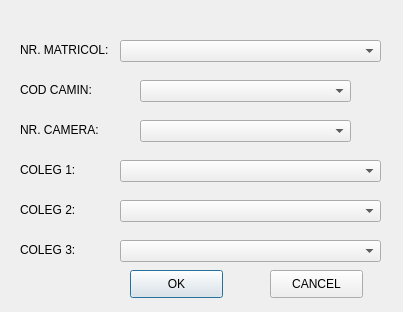
<?xml version="1.0" encoding="UTF-8"?>
<ui version="4.0">
 <class>optiuniInsert</class>
 <widget class="QDialog" name="optiuniInsert">
  <property name="geometry">
   <rect>
    <x>0</x>
    <y>0</y>
    <width>403</width>
    <height>312</height>
   </rect>
  </property>
  <property name="minimumSize">
   <size>
    <width>403</width>
    <height>312</height>
   </size>
  </property>
  <property name="maximumSize">
   <size>
    <width>403</width>
    <height>312</height>
   </size>
  </property>
  <property name="windowTitle">
   <string>Insert Optiuni</string>
  </property>
  <widget class="QComboBox" name="nrMatricolBox">
   <property name="geometry">
    <rect>
     <x>120</x>
     <y>40</y>
     <width>261</width>
     <height>22</height>
    </rect>
   </property>
  </widget>
  <widget class="QLabel" name="label_2">
   <property name="geometry">
    <rect>
     <x>20</x>
     <y>40</y>
     <width>101</width>
     <height>20</height>
    </rect>
   </property>
   <property name="text">
    <string>NR. MATRICOL:</string>
   </property>
  </widget>
  <widget class="QComboBox" name="codCaminBox">
   <property name="geometry">
    <rect>
     <x>140</x>
     <y>80</y>
     <width>211</width>
     <height>22</height>
    </rect>
   </property>
  </widget>
  <widget class="QLabel" name="label_3">
   <property name="geometry">
    <rect>
     <x>20</x>
     <y>80</y>
     <width>101</width>
     <height>20</height>
    </rect>
   </property>
   <property name="text">
    <string>COD CAMIN:</string>
   </property>
  </widget>
  <widget class="QComboBox" name="nrCameraBox">
   <property name="geometry">
    <rect>
     <x>140</x>
     <y>120</y>
     <width>211</width>
     <height>22</height>
    </rect>
   </property>
  </widget>
  <widget class="QLabel" name="label_4">
   <property name="geometry">
    <rect>
     <x>20</x>
     <y>120</y>
     <width>101</width>
     <height>20</height>
    </rect>
   </property>
   <property name="text">
    <string>NR. CAMERA:</string>
   </property>
  </widget>
  <widget class="QComboBox" name="coleg1Box">
   <property name="geometry">
    <rect>
     <x>120</x>
     <y>160</y>
     <width>261</width>
     <height>22</height>
    </rect>
   </property>
  </widget>
  <widget class="QLabel" name="label_5">
   <property name="geometry">
    <rect>
     <x>20</x>
     <y>160</y>
     <width>101</width>
     <height>20</height>
    </rect>
   </property>
   <property name="text">
    <string>COLEG 1:</string>
   </property>
  </widget>
  <widget class="QComboBox" name="coleg3Box">
   <property name="geometry">
    <rect>
     <x>120</x>
     <y>240</y>
     <width>261</width>
     <height>22</height>
    </rect>
   </property>
  </widget>
  <widget class="QLabel" name="label_6">
   <property name="geometry">
    <rect>
     <x>20</x>
     <y>240</y>
     <width>101</width>
     <height>20</height>
    </rect>
   </property>
   <property name="text">
    <string>COLEG 3:</string>
   </property>
  </widget>
  <widget class="QComboBox" name="coleg2Box">
   <property name="geometry">
    <rect>
     <x>120</x>
     <y>200</y>
     <width>261</width>
     <height>22</height>
    </rect>
   </property>
  </widget>
  <widget class="QLabel" name="label_7">
   <property name="geometry">
    <rect>
     <x>20</x>
     <y>200</y>
     <width>101</width>
     <height>20</height>
    </rect>
   </property>
   <property name="text">
    <string>COLEG 2:</string>
   </property>
  </widget>
  <widget class="QPushButton" name="okInsert">
   <property name="geometry">
    <rect>
     <x>130</x>
     <y>270</y>
     <width>93</width>
     <height>28</height>
    </rect>
   </property>
   <property name="text">
    <string>OK</string>
   </property>
  </widget>
  <widget class="QPushButton" name="cancelInsert">
   <property name="geometry">
    <rect>
     <x>270</x>
     <y>270</y>
     <width>93</width>
     <height>28</height>
    </rect>
   </property>
   <property name="text">
    <string>CANCEL</string>
   </property>
  </widget>
 </widget>
 <resources/>
 <connections/>
</ui>
